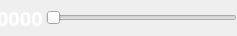
<?xml version="1.0" encoding="UTF-8"?>
<ui version="4.0">
 <class>Frame</class>
 <widget class="QFrame" name="Frame">
  <property name="geometry">
   <rect>
    <x>0</x>
    <y>0</y>
    <width>237</width>
    <height>36</height>
   </rect>
  </property>
  <property name="windowTitle">
   <string>Frame</string>
  </property>
  <layout class="QGridLayout" name="gridLayout">
   <property name="margin">
    <number>0</number>
   </property>
   <property name="spacing">
    <number>0</number>
   </property>
   <item row="0" column="1">
    <widget class="QLineEdit" name="lineEdit_2">
     <property name="maximumSize">
      <size>
       <width>46</width>
       <height>16777215</height>
      </size>
     </property>
     <property name="font">
      <font>
       <family>Ubuntu Mono</family>
       <pointsize>15</pointsize>
       <weight>75</weight>
       <bold>true</bold>
      </font>
     </property>
     <property name="styleSheet">
      <string notr="true">color: rgb(255, 255, 255);
background-color: rgba(255, 255, 255, 0);</string>
     </property>
     <property name="text">
      <string>0000</string>
     </property>
     <property name="frame">
      <bool>false</bool>
     </property>
     <property name="readOnly">
      <bool>true</bool>
     </property>
    </widget>
   </item>
   <item row="0" column="2">
    <widget class="QSlider" name="horizontalSlider">
     <property name="cursor">
      <cursorShape>PointingHandCursor</cursorShape>
     </property>
     <property name="focusPolicy">
      <enum>Qt::NoFocus</enum>
     </property>
     <property name="maximum">
      <number>1023</number>
     </property>
     <property name="orientation">
      <enum>Qt::Horizontal</enum>
     </property>
     <property name="invertedAppearance">
      <bool>false</bool>
     </property>
     <property name="tickPosition">
      <enum>QSlider::NoTicks</enum>
     </property>
     <property name="tickInterval">
      <number>128</number>
     </property>
    </widget>
   </item>
  </layout>
 </widget>
 <resources/>
 <connections/>
</ui>
